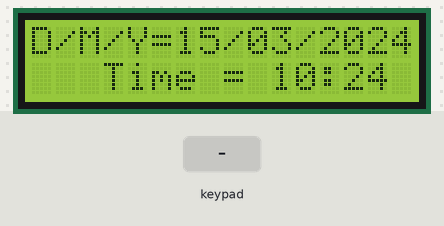
This sketch was run on a simulated Arduino Uno, built with avr-gcc and run on an emulated ATmega328P. On the bench: 16×2 character LCD. Wiring (inferred from the names in the program): 24Cxx EEPROM at I2C address 0x50. Inputs (shaded band) come from the test bench. The local clock reads 2024-03-15 10:24:30 at power-on unless the sketch sets it; EEPROM starts erased.

Above: at 3.6 s.
3.7 s: keypad keys 3 2 1 0 A pressed 0.4 s apart
At 5.6 s:
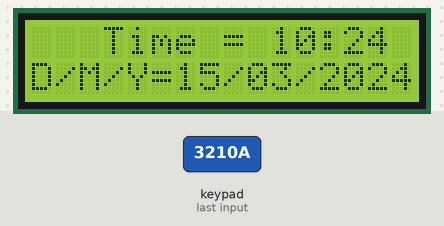
7.2 s: key 'A' pressed
At 7.8 s:
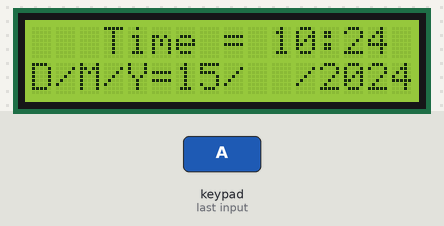
8.9 s: key '1' pressed
11.9 s: keypad keys 7 6 5 4 A pressed 0.4 s apart
At 14.3 s:
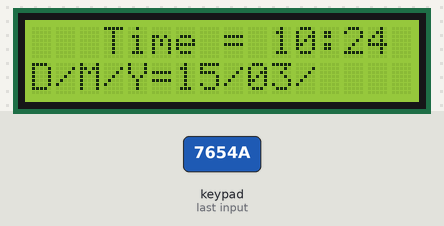
Timing chart, 0 to 15.8 s (numbered marks = the images above; inputs shaded):
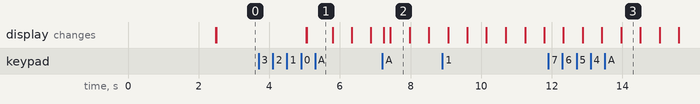

Measured:
- after the input at 3.7 s, the display: first changes after 1.3 s (image 1 shows a later state)
- what the display in image 2 shows lasts 0.6 s, from 7.4 s to 8.0 s
- what the display in image 3 shows lasts 0.5 s, from 14.0 s to 14.5 s

The sketch:

Check19_3.ino
```cpp
//19.3
//19.3
#include <Arduino_FreeRTOS.h>
#include <Wire.h>
#include <LiquidCrystal_I2C.h>
#include <Keypad_I2C.h>
#include <Keypad.h>
#include <TimeLib.h>
#include <DS1307RTC.h>

#define I2CADDR_KEYPAD 0x20
#define YEAR_MIN       2000
#define YEAR_MAX       2099
#define BLINK_MS       400

const byte ROWS = 4, COLS = 4;
char hexaKeys[ROWS][COLS] = {
  {'1','2','3','A'},
  {'4','5','6','B'},
  {'7','8','9','C'},
  {'*','0','#','D'}
};
byte rowPins[ROWS] = {7, 6, 5, 4};
byte colPins[COLS] = {3, 2, 1, 0};

LiquidCrystal_I2C lcd(0x27, 16, 2);
Keypad_I2C keypad(makeKeymap(hexaKeys), rowPins, colPins, ROWS, COLS, I2CADDR_KEYPAD);

enum Mode  { MODE_RUN, MODE_SET_TIME, MODE_SET_DATE };
enum Field { F_HOUR, F_MIN, F_DAY, F_MON, F_YEAR };

Mode  mode  = MODE_RUN;
Field field = F_HOUR;

uint8_t e_hour = 0, e_min = 0, e_day = 1, e_mon = 1;
int     e_year = 2026;
tmElements_t tm;

bool blink_on = true;
uint8_t f_pos[3], f_len[3];

// ============================================================================
// [CHECKPOINT 3] EEPROM 24C32 & WEAR LEVELING
// ============================================================================
#define EEPROM_ADDR    0x50
#define EEPROM_SLOTS   2048

uint8_t display_mode = 1; // Mode 1: Date บน / Time ล่าง, Mode 2: Time บน / Date ล่าง
uint16_t current_slot = 0;
uint8_t current_seq = 0;

void ext_eeprom_write_byte(uint16_t mem_addr, uint8_t data) {
  Wire.beginTransmission(EEPROM_ADDR);
  Wire.write((int)(mem_addr >> 8));
  Wire.write((int)(mem_addr & 0xFF));
  Wire.write(data);
  Wire.endTransmission();
  delay(10);
}

uint8_t ext_eeprom_read_byte(uint16_t mem_addr) {
  uint8_t rdata = 0xFF;
  Wire.beginTransmission(EEPROM_ADDR);
  Wire.write((int)(mem_addr >> 8));
  Wire.write((int)(mem_addr & 0xFF));
  Wire.endTransmission();
  Wire.requestFrom((uint8_t)EEPROM_ADDR, (uint8_t)1);
  if (Wire.available()) rdata = Wire.read();
  return rdata;
}

// [CHECKPOINT 3] อ่านค่า Mode ล่าสุดจาก EEPROM 24C32 ด้วย Wear Leveling เมื่อเริ่มทำงาน
void load_display_mode_wl(void) {
  uint8_t max_seq = 0;
  uint16_t best_slot = 0;
  bool found = false;

  for (uint16_t slot = 0; slot < EEPROM_SLOTS; slot++) {
    uint16_t addr = slot * 2;
    uint8_t val = ext_eeprom_read_byte(addr);
    uint8_t seq = ext_eeprom_read_byte(addr + 1);

    if (val == 1 || val == 2) {
      if (!found || (uint8_t)(seq - max_seq) < 128) {
        max_seq = seq;
        best_slot = slot;
        display_mode = val;
        found = true;
      }
    }
  }

  if (found) {
    current_slot = best_slot;
    current_seq = max_seq;
  } else {
    display_mode = 1;
    current_slot = 0;
    current_seq = 0;
    ext_eeprom_write_byte((uint16_t)0, (uint8_t)1);
    ext_eeprom_write_byte((uint16_t)1, (uint8_t)0);
  }
}

// [CHECKPOINT 3] บันทึก Mode ใหม่ลง EEPROM 24C32 โดยวน Slot เพื่อทำ Wear Leveling
void save_display_mode_wl(uint8_t new_mode) {
  current_slot = (current_slot + 1) % EEPROM_SLOTS;
  current_seq++;

  uint16_t addr = current_slot * 2;
  ext_eeprom_write_byte(addr, new_mode);
  ext_eeprom_write_byte(addr + 1, current_seq);

  display_mode = new_mode;
}

// ============================================================================
// [CHECKPOINT 1 & 2] RTC DATA MANAGEMENT
// ============================================================================
uint8_t days_in_month(uint8_t m, int y) {
  static const uint8_t d[12] = {31,28,31,30,31,30,31,31,30,31,30,31};
  if (m == 2 && ((y % 4 == 0 && y % 100 != 0) || y % 400 == 0)) return 29;
  return d[m - 1];
}

void clamp_day(void) {
  uint8_t last = days_in_month(e_mon, e_year);
  if (e_day > last) e_day = last;
}

void load_from_rtc(void) {
  if (RTC.read(tm)) {
    e_hour = tm.Hour;   e_min  = tm.Minute;
    e_day  = tm.Day;    e_mon  = tm.Month;
    e_year = tmYearToCalendar(tm.Year);
    if (e_mon < 1 || e_mon > 12) e_mon = 1;
    if (e_day < 1) e_day = 1;
    clamp_day();
  }
}

// [CHECKPOINT 1 & 2] บันทึกเวลา และ วัน/เดือน/ปี ใหม่ลง DS1307 เมื่อกด #
void save_to_rtc(void) {
  tmElements_t w;
  w.Hour   = e_hour;
  w.Minute = e_min;
  w.Second = 0;
  w.Day    = e_day;
  w.Month  = e_mon;
  w.Year   = CalendarYrToTm(e_year);

  time_t t = makeTime(w);
  breakTime(t, w);
  RTC.write(w);
}

// [CHECKPOINT 1 & 2] ปรับค่าตามช่วงขอบเขต (00-23, 00-59, วัน/เดือน/ปี)
void adjust(int8_t step) {
  switch (field) {
    case F_HOUR:
      e_hour = (uint8_t)((e_hour + 24 + step) % 24);
      break;
    case F_MIN:
      e_min  = (uint8_t)((e_min + 60 + step) % 60);
      break;
    case F_DAY: {
      uint8_t last = days_in_month(e_mon, e_year);
      e_day = (uint8_t)((e_day - 1 + last + step) % last) + 1;
      break;
    }
    case F_MON:
      e_mon = (uint8_t)((e_mon - 1 + 12 + step) % 12) + 1;
      clamp_day();
      break;
    case F_YEAR: {
      int span = YEAR_MAX - YEAR_MIN + 1;
      e_year = (e_year - YEAR_MIN + span + step) % span + YEAR_MIN;
      clamp_day();
      break;
    }
  }
}

// ============================================================================
// LCD HELPERS & DISPLAY
// ============================================================================
void lcd_line(uint8_t row, const char *s) {
  char b[17];
  uint8_t i = 0;
  while (i < 16 && s[i]) { b[i] = s[i]; i++; }
  while (i < 16) b[i++] = ' ';
  b[16] = '\0';
  lcd.setCursor(0, row);
  lcd.print(b);
}

void build_date_line(char *out, uint8_t d, uint8_t m, int y) {
  char t[12];
  uint8_t p = 0, fp[3], fl[3];

  fl[0] = sprintf(t, "%d", d);        fp[0] = 0;  p  = fl[0];
  t[p++] = '/';
  fl[1] = sprintf(t + p, "%02d", m); fp[1] = p;  p += fl[1];
  t[p++] = '/';
  fl[2] = sprintf(t + p, "%04d", y); fp[2] = p;  p += fl[2];

  uint8_t off = 16 - p;
  memset(out, ' ', 16);
  out[16] = '\0';
  memcpy(out, "D/M/Y=", 6);
  memcpy(out + off, t, p);

  for (uint8_t i = 0; i < 3; i++) {
    f_pos[i] = off + fp[i];
    f_len[i] = fl[i];
  }
}

void show_run(void) {
  char line_date[17], line_time[17];

  if (RTC.read(tm)) {
    build_date_line(line_date, tm.Day, tm.Month, tmYearToCalendar(tm.Year));
    // [CHECKPOINT 1] แสดงผลในรูปแบบเลขสองหลักเสมอ (HH:MM)
    sprintf(line_time, "   Time = %02d:%02d", tm.Hour, tm.Minute);

    // [CHECKPOINT 3] ทอกเกิลการแสดงผลระหว่าง Mode 1 และ Mode 2
    if (display_mode == 1) {
      lcd_line(0, line_date);
      lcd_line(1, line_time);
    } else {
      lcd_line(0, line_time);
      lcd_line(1, line_date);
    }
  } else {
    lcd_line(0, "DS1307 Read Err");
    lcd_line(1, "Check circuitry");
  }
}

void show_set(void) {
  char line_date[17], line_time[17];

  build_date_line(line_date, e_day, e_mon, e_year);
  if (!blink_on && mode == MODE_SET_DATE) {
    uint8_t i = field - F_DAY;
    for (uint8_t k = 0; k < f_len[i]; k++) line_date[f_pos[i] + k] = ' ';
  }

  sprintf(line_time, "   Time = %02d:%02d", e_hour, e_min);
  if (!blink_on && mode == MODE_SET_TIME) {
    if (field == F_HOUR) {
      line_time[10] = ' '; line_time[11] = ' ';
    } else {
      line_time[13] = ' '; line_time[14] = ' ';
    }
  }

  // [CHECKPOINT 3] แสดงสลับบรรทัดตาม Mode ที่เลือกใน EEPROM
  if (display_mode == 1) {
    lcd_line(0, line_date);
    lcd_line(1, line_time);
  } else {
    lcd_line(0, line_time);
    lcd_line(1, line_date);
  }
}

// ============================================================================
// KEYPAD LOGIC (CHECKPOINT 1, 2, 3)
// ============================================================================
void handle_key(char key) {
  // [CHECKPOINT 3] ปุ่ม 0: ทอกเกิลสลับ Mode 1 <-> Mode 2 และเซฟลง EEPROM 24C32
  if (key == '0') {
    if (mode == MODE_RUN) {
      uint8_t next_mode = (display_mode == 1) ? 2 : 1;
      save_display_mode_wl(next_mode);
    }
    return;
  }

  switch (key) {
    // [CHECKPOINT 2] ปุ่ม A: เข้าโหมดสลับตั้งค่า วัน -> เดือน -> ปี ค.ศ. -> วัน
    case 'A':
      if (mode != MODE_SET_DATE) {
        if (mode == MODE_RUN) load_from_rtc();
        mode  = MODE_SET_DATE;
        field = F_DAY;
      } else {
        field = (field == F_DAY) ? F_MON : (field == F_MON) ? F_YEAR : F_DAY;
      }
      blink_on = true;
      break;

    // [CHECKPOINT 1] ปุ่ม B: เข้าโหมดสลับตั้งค่า ชั่วโมง -> นาที -> ชั่วโมง
    case 'B':
      if (mode != MODE_SET_TIME) {
        if (mode == MODE_RUN) load_from_rtc();
        mode  = MODE_SET_TIME;
        field = F_HOUR;
      } else {
        field = (field == F_HOUR) ? F_MIN : F_HOUR;
      }
      blink_on = true;
      break;

    // [CHECKPOINT 1 & 2] ปุ่ม C: กดเพื่อเพิ่มค่า (ชั่วโมง/นาที/วัน/เดือน/ปี)
    case 'C':
      if (mode != MODE_RUN) adjust(+1);
      break;

    // [CHECKPOINT 1 & 2] ปุ่ม D: กดเพื่อลดค่า (ชั่วโมง/นาที/วัน/เดือน/ปี)
    case 'D':
      if (mode != MODE_RUN) adjust(-1);
      break;

    // [CHECKPOINT 1 & 2] ปุ่ม #: ออกจากโหมดตั้งค่า และบันทึกลง DS1307
    case '#':
      if (mode != MODE_RUN) {
        save_to_rtc();
        mode = MODE_RUN;
      }
      break;

    default:
      break;
  }
}

// ============================================================================
// [CHECKPOINT 1, 2, 3] FREERTOS TASKS
// ============================================================================
// [CHECKPOINT 1] งานสแกนการกดปุ่มจาก Keypad แยกออกจากระบบหลัก
void TaskKeypad(void *pvParameters) {
  (void) pvParameters;
  for (;;) {
    char key = keypad.getKey();
    if (key != NO_KEY) {
      handle_key(key);
    }
    vTaskDelay(50 / portTICK_PERIOD_MS);
  }
}

// [CHECKPOINT 1] งานอัปเดตและแสดงผลหน้าจอ LCD
void TaskDisplay(void *pvParameters) {
  (void) pvParameters;
  TickType_t xLastBlinkTime = xTaskGetTickCount();

  for (;;) {
    if ((xTaskGetTickCount() - xLastBlinkTime) >= pdMS_TO_TICKS(BLINK_MS)) {
      xLastBlinkTime = xTaskGetTickCount();
      blink_on = !blink_on;
    }

    if (mode == MODE_RUN) {
      show_run();
    } else {
      show_set();
    }

    vTaskDelay(150 / portTICK_PERIOD_MS);
  }
}

// ============================================================================
// SYSTEM INITIALIZATION
// ============================================================================
void setup() {
  Wire.begin();
  keypad.begin();
  lcd.init();
  lcd.backlight();
  lcd.clear();

  // [CHECKPOINT 3] ดึงค่า Mode ล่าสุดจาก EEPROM 24C32 ตอนเปิดเครื่อง
  load_display_mode_wl();

  // [CHECKPOINT 1] สร้าง Task สำหรับ FreeRTOS Scheduler
  xTaskCreate(TaskKeypad,  "KeypadTask",  128, NULL, 2, NULL);
  xTaskCreate(TaskDisplay, "DisplayTask", 192, NULL, 1, NULL);
}

void loop() {
  // FreeRTOS เป็นผู้จัดการ Context Switch
}
```
